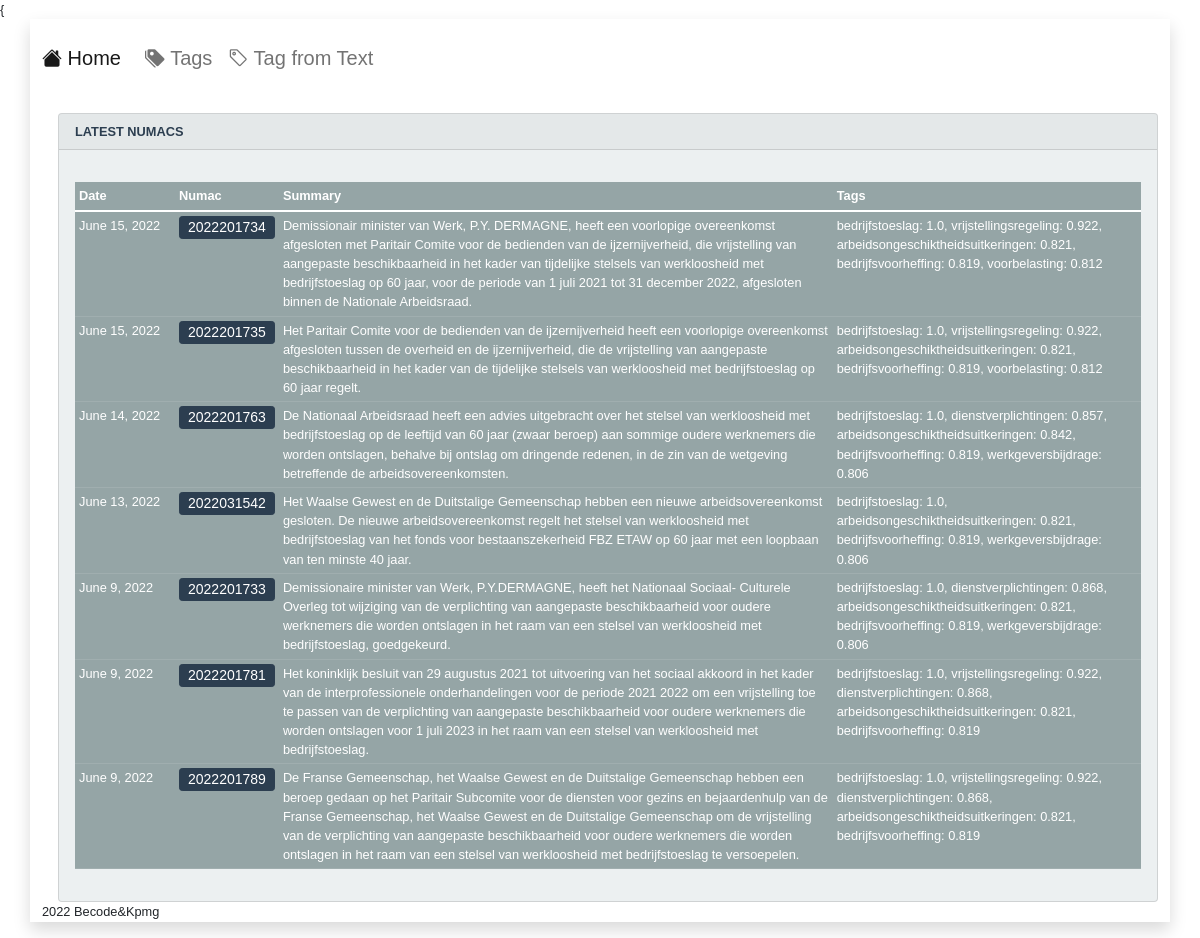
Screenshot of /tags/bedrijfstoeslag/ with the database file from the repository.
### taxtag/models.py (models this page shows, shortened)
class Article(models.Model):
    date = models.DateField()
    numac = models.CharField(max_length=15)
    link=models.CharField(max_length=150)
    nl_text=models.TextField()
    nl_sum=models.TextField()
    nl_tags=models.TextField()
    created_at = models.DateTimeField(auto_now_add=True)
    updated_at = models.DateTimeField(auto_now=True)
    class Meta:
        ordering = ['-date' , 'numac']

### taxtag/views.py (the view)
# urls.py: path('tags/<str:tag>/',tagsearch, name='tagsearch'),
def tagsearch(request,tag):
    articles=Article.objects.filter(nl_tags__icontains=tag)
    context = {'data':{'articles': articles}}
    return render(request, 'home.html', context)

### taxtag/templates/home.html (shortened to what this page needs)
{% extends "base.html" %}
{% block content %}
<div class="row">
  <div class="col-md-auto">
  <div class="card text-white bg-light ms-3 mt-3 " >
      <div class="card-header text-primary text-uppercase " style="font-weight:bold"> LATEST NUMACS</div>
      <div class="card-body">
        <p class="card-text">
          <table class="table table-sm table-secondary table-responsive">
          <thead class="thead-inverse">
              <tr>
                  <th style="width:100px">Date</th>
                  <th>Numac</th>
                  <th>Summary</th>
                  <th>Tags</th>
              </tr>
              </thead>
              <tbody>
                  {% for b in data.articles %}
                  <tr>
              <td>{{ b.date}}</td>
              <td><a class="btn btn-primary btn-sm w-100 py-0" style="text-align:left" href={{ b.link }}> {{ b.numac }}</a></td>
              <td>{{ b.nl_sum}}</td>
              <td>{{ b.nl_tags}}</td>
                  </tr>
                  {% endfor %}
              </tbody>
      </table>
      </p>
      </div>
    </div>
  </div>
  </div>
{% endblock %}

### taxtag/templates/base.html (style rules this page uses)
body { font-family: "Open+Sans", sans-serif; font-size: 80%; }

### rows the page displays
Article: date "June 15, 2022", numac "2022201734", nl_sum "Demissionair minister van Werk, P.Y. DERMAGNE, heeft een voorlopige overeenkomst afgesloten met Paritair Comite voor de bedienden van de ijzernijverheid, die vrijstelling van aangepaste beschikbaarheid in het kader van tijdelijke stelsels van werkloosheid met bedrijfstoeslag op 60 jaar, voor de periode van 1 juli 2021 tot 31 december 2022, afgesloten binnen de Nationale Arbeidsraad.", nl_tags "bedrijfstoeslag: 1.0, vrijstellingsregeling: 0.922, arbeidsongeschiktheidsuitkeringen: 0.821, bedrijfsvoorheffing: 0.819, voorbelasting: 0.812"
Article: date "June 15, 2022", numac "2022201735", nl_sum "Het Paritair Comite voor de bedienden van de ijzernijverheid heeft een voorlopige overeenkomst afgesloten tussen de overheid en de ijzernijverheid, die de vrijstelling van aangepaste beschikbaarheid in het kader van de tijdelijke stelsels van werkloosheid met bedrijfstoeslag op 60 jaar regelt.", nl_tags "bedrijfstoeslag: 1.0, vrijstellingsregeling: 0.922, arbeidsongeschiktheidsuitkeringen: 0.821, bedrijfsvoorheffing: 0.819, voorbelasting: 0.812"
Article: date "June 14, 2022", numac "2022201763", nl_sum "De Nationaal Arbeidsraad heeft een advies uitgebracht over het stelsel van werkloosheid met bedrijfstoeslag op de leeftijd van 60 jaar (zwaar beroep) aan sommige oudere werknemers die worden ontslagen, behalve bij ontslag om dringende redenen, in de zin van de wetgeving betreffende de arbeidsovereenkomsten.", nl_tags "bedrijfstoeslag: 1.0, dienstverplichtingen: 0.857, arbeidsongeschiktheidsuitkeringen: 0.842, bedrijfsvoorheffing: 0.819, werkgeversbijdrage: 0.806"
Article: date "June 13, 2022", numac "2022031542", nl_sum "Het Waalse Gewest en de Duitstalige Gemeenschap hebben een nieuwe arbeidsovereenkomst gesloten. De nieuwe arbeidsovereenkomst regelt het stelsel van werkloosheid met bedrijfstoeslag van het fonds voor bestaanszekerheid FBZ ETAW op 60 jaar met een loopbaan van ten minste 40 jaar.", nl_tags "bedrijfstoeslag: 1.0, arbeidsongeschiktheidsuitkeringen: 0.821, bedrijfsvoorheffing: 0.819, werkgeversbijdrage: 0.806"
Article: date "June 9, 2022", numac "2022201733", nl_sum "Demissionaire minister van Werk, P.Y.DERMAGNE, heeft het Nationaal Sociaal- Culturele Overleg tot wijziging van de verplichting van aangepaste beschikbaarheid voor oudere werknemers die worden ontslagen in het raam van een stelsel van werkloosheid met bedrijfstoeslag, goedgekeurd.", nl_tags "bedrijfstoeslag: 1.0, dienstverplichtingen: 0.868, arbeidsongeschiktheidsuitkeringen: 0.821, bedrijfsvoorheffing: 0.819, werkgeversbijdrage: 0.806"
Article: date "June 9, 2022", numac "2022201781", nl_sum "Het koninklijk besluit van 29 augustus 2021 tot uitvoering van het sociaal akkoord in het kader van de interprofessionele onderhandelingen voor de periode 2021 2022 om een vrijstelling toe te passen van de verplichting van aangepaste beschikbaarheid voor oudere werknemers die worden ontslagen voor 1 juli 2023 in het raam van een stelsel van werkloosheid met bedrijfstoeslag.", nl_tags "bedrijfstoeslag: 1.0, vrijstellingsregeling: 0.922, dienstverplichtingen: 0.868, arbeidsongeschiktheidsuitkeringen: 0.821, bedrijfsvoorheffing: 0.819"
Article: date "June 9, 2022", numac "2022201789", nl_sum "De Franse Gemeenschap, het Waalse Gewest en de Duitstalige Gemeenschap hebben een beroep gedaan op het Paritair Subcomite voor de diensten voor gezins en bejaardenhulp van de Franse Gemeenschap, het Waalse Gewest en de Duitstalige Gemeenschap om de vrijstelling van de verplichting van aangepaste beschikbaarheid voor oudere werknemers die worden ontslagen in het raam van een stelsel van werkloosheid met bedrijfstoeslag te versoepelen.", nl_tags "bedrijfstoeslag: 1.0, vrijstellingsregeling: 0.922, dienstverplichtingen: 0.868, arbeidsongeschiktheidsuitkeringen: 0.821, bedrijfsvoorheffing: 0.819"
